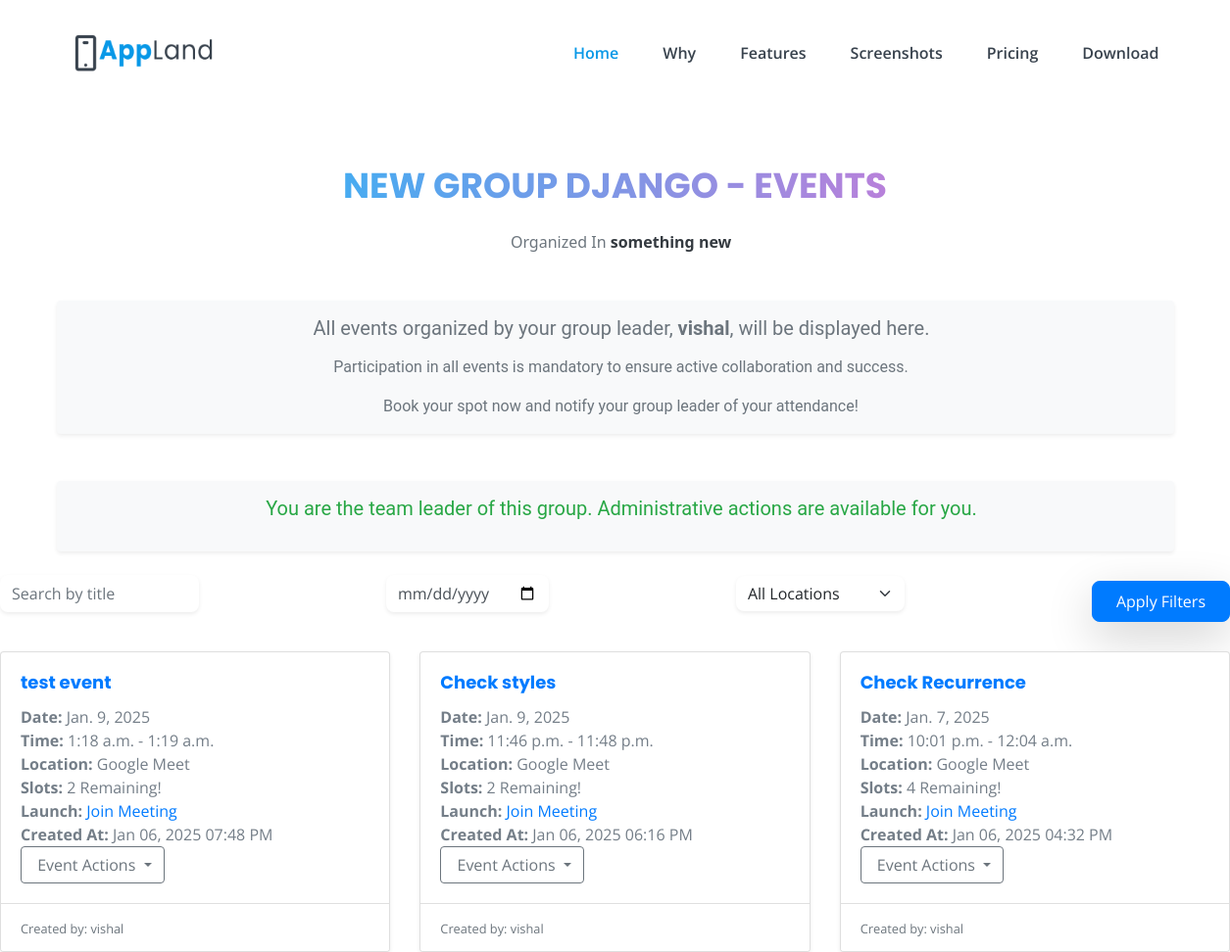
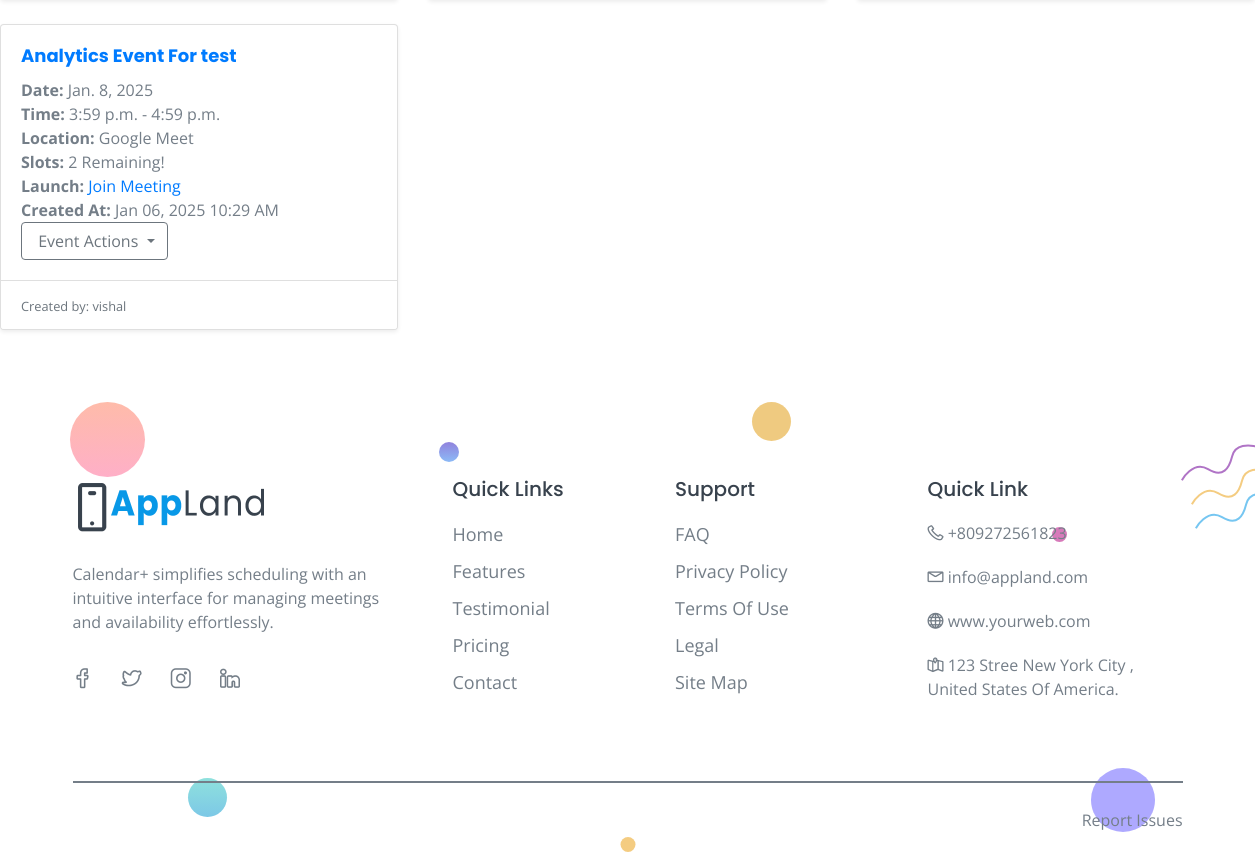
The app's page /groups/org/8/group/3/events/ (signed in) with its own data (2 pictures, top to bottom).
### accounts/models.py (models this page shows, shortened)
class Organization(models.Model):
    name = models.CharField(max_length=255)
    description = models.TextField(blank=True)
    created_at = models.DateTimeField(auto_now_add=True)
    updated_at = models.DateTimeField(auto_now=True)
    created_by = models.ForeignKey(User, on_delete=models.CASCADE, related_name='created_organizations')

### groups/models.py (models this page shows, shortened)
class Group(models.Model):
    organization = models.ForeignKey(
        Organization,
        on_delete=models.CASCADE,
        related_name='groups'
    )
    name = models.CharField(max_length=255)
    description = models.TextField(blank=True, null=True)
    team_leader = models.ForeignKey(
        User,
        on_delete=models.SET_NULL,
        null=True,
        blank=True,
        related_name='leading_groups'
    )
    created_by = models.ForeignKey(
        User,
        on_delete=models.CASCADE,
        related_name='created_groups'
    )
    created_at = models.DateTimeField(auto_now_add=True)
    updated_at = models.DateTimeField(auto_now=True)

class GroupEvent(models.Model):
    group = models.ForeignKey(Group, on_delete=models.CASCADE, related_name='events')
    organization = models.ForeignKey(Organization, on_delete=models.CASCADE, related_name='group_events')  # New field
    created_by = models.ForeignKey(User, on_delete=models.CASCADE)
    title = models.CharField(max_length=255)
    description = models.TextField(blank=True)
    date = models.DateField()
    start_time = models.TimeField()
    end_time = models.TimeField()
    meeting_link=models.URLField()
    location = models.CharField(
    max_length=255,
    choices=(
        ('Zoom', 'Zoom'),
        ('Google Meet', 'Google Meet'),
        ('Organization', 'Organization'),
        ('Salesforce', 'Salesforce'),
        ('Microsoft Teams', 'Microsoft Teams'),
        ('Skype', 'Skype'),
        ('Webex', 'Webex'),
        ('Slack', 'Slack'),
    )
)
    slots = models.PositiveIntegerField(default=0)
    created_at = models.DateTimeField(auto_now_add=True)
    updated_at = models.DateTimeField(auto_now=True)
    recurrence_type = models.CharField(
        max_length=20,
        choices=(
            ('none', 'None'),
            ('daily', 'Daily'),
            ('weekly', 'Weekly'),
            ('bi-weekly', 'Bi-Weekly'),
            ('monthly', 'Monthly'),
            ('yearly', 'Yearly'),
        ),
        default='none', null=True, blank=True
    )
    recurrence_end_date = models.DateField(null=True, blank=True)
    recurrence_days = models.CharField(
        max_length=50,
        blank=True,
        help_text="Comma-separated days for weekly recurrence, e.g., 'Monday, Wednesday'."
    )

### groups/views.py (the view)
# urls.py: path('org/<int:org_id>/group/<int:group_id>/events/', display_group_events, name='display_group_events'),
@login_required
def display_group_events(request, org_id, group_id):
    organization = get_object_or_404(Organization, id=org_id)
    group = get_object_or_404(Group, id=group_id, organization=organization)
    if not GroupMember.objects.filter(group=group, organization=organization, user=request.user).exists():
        return HttpResponseForbidden("You do not have permission to view events for this group.")
    events = GroupEvent.objects.filter(group=group).order_by('-created_at')
    is_team_leader = group.team_leader == request.user
    for event in events:
        event.is_booked_by_user = GroupEventBooking.objects.filter(group_event=event, user=request.user).exists()
    return render(request, 'group_events/display_events.html', {
        'organization': organization,
        'group': group,
        'events': events,
        'is_team_leader':is_team_leader,
    })

### templates/group_events/display_events.html (shortened to what this page needs)
{% extends 'custom.html'%}
{% block content %}
<br>
<br>
<br>
<br>
<br>
<!DOCTYPE html>
<html lang="en">
<head>
    <link href="https://cdn.jsdelivr.net/npm/bootstrap@5.3.0-alpha3/dist/css/bootstrap.min.css" rel="stylesheet">
</head>
<body>
    <div class="my-5">
        <h2 class="text-center mb-4 fw-bold text-uppercase" style="background-image: linear-gradient(to right, #00c6ff, #ff66cc); -webkit-background-clip: text; color: transparent;">
        </h2>
        <p class="text-muted text-center fs-6 mb-4" style="font-family: 'Segoe UI', Tahoma, Geneva, Verdana, sans-serif;">
            Organized In <strong class="text-dark">{{ organization.name }}</strong>
        </p>
        <div class="container my-5 px-4 py-3 bg-light rounded shadow-sm">
            <div class="text-center">
                <p class="fs-5 text-muted mb-3" style="font-family: 'Roboto', sans-serif;">
                    All events organized by your group leader, <strong>{{ group.team_leader.username }}</strong>, will be displayed here.
                </p>
                <p class="fs-6 text-muted mb-3" style="font-family: 'Roboto', sans-serif;">
                    Participation in all events is mandatory to ensure active collaboration and success.
                </p>
                <p class="fs-6 text-secondary mb-0" style="font-family: 'Roboto', sans-serif;">
                    Book your spot now and notify your group leader of your attendance!
                </p>
            </div>
        </div>
<div class="container my-4 px-4 py-3 bg-light rounded shadow-sm">
    <div class="text-center">
        {% if is_team_leader %}
            <p class="fs-5 text-success mb-3" style="font-family: 'Roboto', sans-serif;">
                You are the team leader of this group. Administrative actions are available for you.
            </p>
        {% else %}
            <p class="fs-5 text-danger mb-3" style="font-family: 'Roboto', sans-serif;">
                <i class="bi bi-person-x me-2"></i>
                You are not the team leader.
            </p>
        {% endif %}
    </div>
</div>
<div class="d-flex justify-content-between align-items-center mb-4">
    <div class="form-group me-2">
        <input type="text" id="search-title" class="form-control shadow-sm border-0 rounded-3" placeholder="Search by title" aria-label="Search by title">
    </div>
    <div class="form-group me-2">
        <input type="date" id="filter-date" class="form-control shadow-sm border-0 rounded-3" aria-label="Filter by date">
    </div>
    <div class="form-group me-2">
        <select id="filter-location" class="form-select shadow-sm border-0 rounded-3" aria-label="Filter by location">
            <option value="">All Locations</option>
        </select>
    </div>
    <button class="btn btn-primary px-4 py-2 rounded-3 shadow-lg" id="apply-filters">Apply Filters</button>
</div>
<div class="row">
    {% if events %}
        {% for event in events %}
            <div class="col-md-6 col-lg-4 mb-4">
                <div class="card h-100 shadow-sm">
                    <div class="card-body">
                        <h5 class="card-title text-primary">{{ event.title }}</h5>
                        <p class="card-text">
                            <strong>Date:</strong> {{ event.date }}<br>
                            <strong>Time:</strong> {{ event.start_time }} - {{ event.end_time }}<br>
                            <strong>Location:</strong> {{ event.location }}<br>
                            <strong>Slots:</strong> {{ event.slots }} Remaining!<br>
                            {% if event.meeting_link %}
                                <strong>Launch:</strong>
                                <a href="{{ event.meeting_link }}" target="_blank">Join Meeting</a><br>
                            {% endif %}
                            <strong>Created At:</strong> {{ event.created_at|date:"M d, Y h:i A" }}
                        </p>
                        <div class="dropdown">
                            <button class="btn btn-outline-secondary dropdown-toggle" type="button" id="eventActionsDropdown" data-bs-toggle="dropdown" aria-expanded="false">
                                 Event Actions
                            </button>
                        </div>
                    </div>
                    <div class="card-footer bg-white">
                        <small class="text-muted">
                            Created by: {{ event.created_by.username }}
                        </small>
                    </div>
                </div>
            </div>
        {% endfor %}
    {% endif %}
</div>
    </div>
</body>
</html>
{% endblock %}

### static/assets/css/style.css (style rules this page uses)
body { font-family: "Open Sans", sans-serif; font-weight: normal; font-style: normal; color: #747E88; overflow-x: hidden; }
* { margin: 0; padding: 0; -webkit-box-sizing: border-box; -moz-box-sizing: border-box; box-sizing: border-box; }
i, span, a { display: inline-block; }
h1, h2, h3, h4, h5, h6 { font-family: "Poppins", sans-serif; font-weight: 700; color: #38424D; margin: 0px; }
h2 { font-size: 36px; }
h5 { font-size: 18px; }
p { font-size: 16px; font-weight: 400; line-height: 24px; color: #747E88; margin: 0px; }

### templates/group_events/display_events.html (style rules this page uses)
.card { transition: transform 0.2s; }

### records on screen
Organization: name "something new"
Group: team_leader.username "vishal"
GroupEvent: title "test event", date "Jan. 9, 2025", start_time "1:18 a.m.", end_time "1:19 a.m.", location "Google Meet", slots "2", created_at "Jan 06, 2025 07:48 PM", created_by.username "vishal"
GroupEvent: title "Check styles", date "Jan. 9, 2025", start_time "11:46 p.m.", end_time "11:48 p.m.", location "Google Meet", slots "2", created_at "Jan 06, 2025 06:16 PM", created_by.username "vishal"
GroupEvent: title "Check Recurrence", date "Jan. 7, 2025", start_time "10:01 p.m.", end_time "12:04 a.m.", location "Google Meet", slots "4", created_at "Jan 06, 2025 04:32 PM", created_by.username "vishal"
GroupEvent: title "Analytics Event For test", date "Jan. 8, 2025", start_time "3:59 p.m.", end_time "4:59 p.m.", location "Google Meet", slots "2", created_at "Jan 06, 2025 10:29 AM", created_by.username "vishal"
